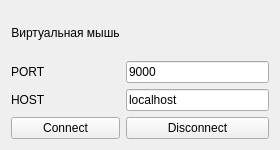
<?xml version="1.0" encoding="UTF-8"?>
<ui version="4.0">
 <class>Form</class>
 <widget class="QWidget" name="Form">
  <property name="geometry">
   <rect>
    <x>0</x>
    <y>0</y>
    <width>280</width>
    <height>150</height>
   </rect>
  </property>
  <property name="sizePolicy">
   <sizepolicy hsizetype="Preferred" vsizetype="Preferred">
    <horstretch>0</horstretch>
    <verstretch>0</verstretch>
   </sizepolicy>
  </property>
  <property name="windowTitle">
   <string>Сервер</string>
  </property>
  <layout class="QGridLayout" name="gridLayout">
   <property name="sizeConstraint">
    <enum>QLayout::SetMinimumSize</enum>
   </property>
   <item row="3" column="1">
    <widget class="QPushButton" name="connect_btn">
     <property name="text">
      <string>Connect</string>
     </property>
    </widget>
   </item>
   <item row="1" column="2">
    <widget class="QLineEdit" name="port_number_tb">
     <property name="text">
      <string>9000</string>
     </property>
    </widget>
   </item>
   <item row="2" column="1">
    <widget class="QLabel" name="label_3">
     <property name="text">
      <string>HOST</string>
     </property>
    </widget>
   </item>
   <item row="0" column="1">
    <widget class="QLabel" name="label">
     <property name="text">
      <string>Виртуальная мышь</string>
     </property>
     <property name="alignment">
      <set>Qt::AlignCenter</set>
     </property>
    </widget>
   </item>
   <item row="3" column="2">
    <widget class="QPushButton" name="disconnect_btn">
     <property name="text">
      <string>Disconnect</string>
     </property>
    </widget>
   </item>
   <item row="2" column="2">
    <widget class="QLineEdit" name="host_number_tb">
     <property name="text">
      <string>localhost</string>
     </property>
    </widget>
   </item>
   <item row="1" column="1">
    <widget class="QLabel" name="label_2">
     <property name="text">
      <string>PORT</string>
     </property>
    </widget>
   </item>
   <item row="0" column="2">
    <widget class="QLabel" name="info_label">
     <property name="text">
      <string/>
     </property>
    </widget>
   </item>
  </layout>
 </widget>
 <resources/>
 <connections/>
</ui>
